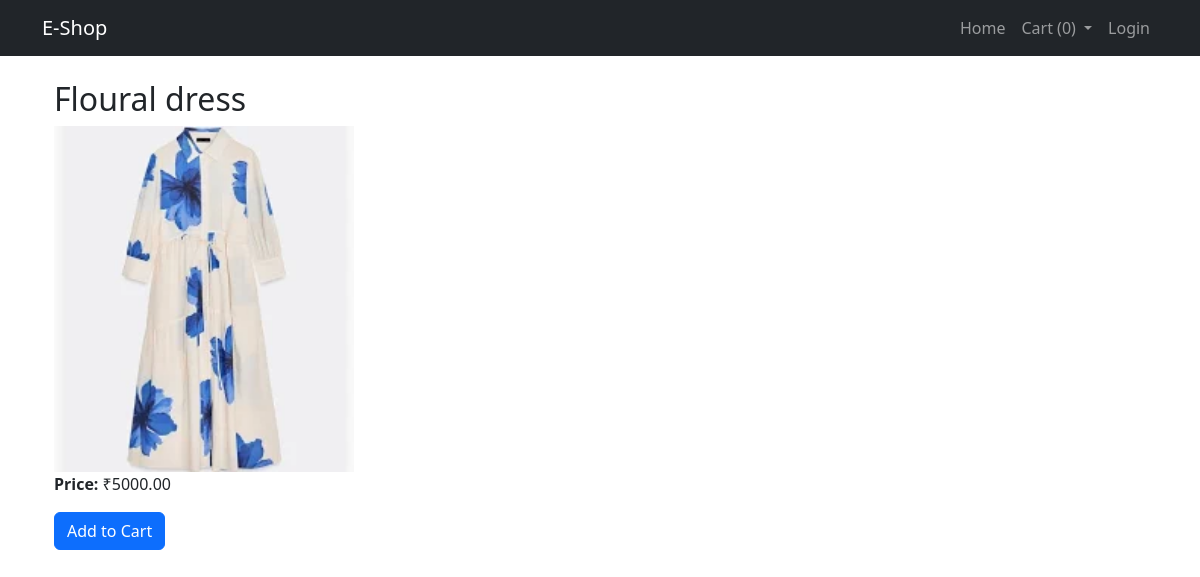
Page /2/ on the committed database.
### vshop/models.py (models this page shows, shortened)
class Product(models.Model):
    title = models.CharField(max_length=200)
    price = models.DecimalField(max_digits=10, decimal_places=2)
    description = models.TextField(blank=True, null=True)
    image = models.ImageField(upload_to='products/', blank=True, null=True)
    category=models.ForeignKey(Category, on_delete=models.SET_NULL, null=True, blank=True)
    created_at = models.DateTimeField(auto_now_add=True)

### vshop/views.py (the view)
# urls.py: path('<int:pk>/', views.product_detail, name='product_detail'),
def product_detail(request, pk):
    product = get_object_or_404(Product, pk=pk)
    return render(request, 'product_detail.html', {'product': product})

### vshop/templates/product_detail.html (shortened to what this page needs)
{% extends 'base.html' %}
{% block content %}
{% load static %}
<div class="container mt-4">
    <h2>{{ product.title }}</h2>
        {% if product.image %}
        <img src="{{ product.image.url }}" style="width:300px" alt="{{ product.title }}">
        {% endif %}
        <p><strong>Price:</strong> ₹{{ product.price }}</p>
        <a href="{% url 'add_to_cart' product.id %}" class="btn btn-primary">Add to Cart</a>
</div>
{% endblock %}

### rows in the picture
Product: title "Floural dress", image (picture), price "5000.00"

### other values in the picture
{{ cart_items_count|default:0 }} "0"
